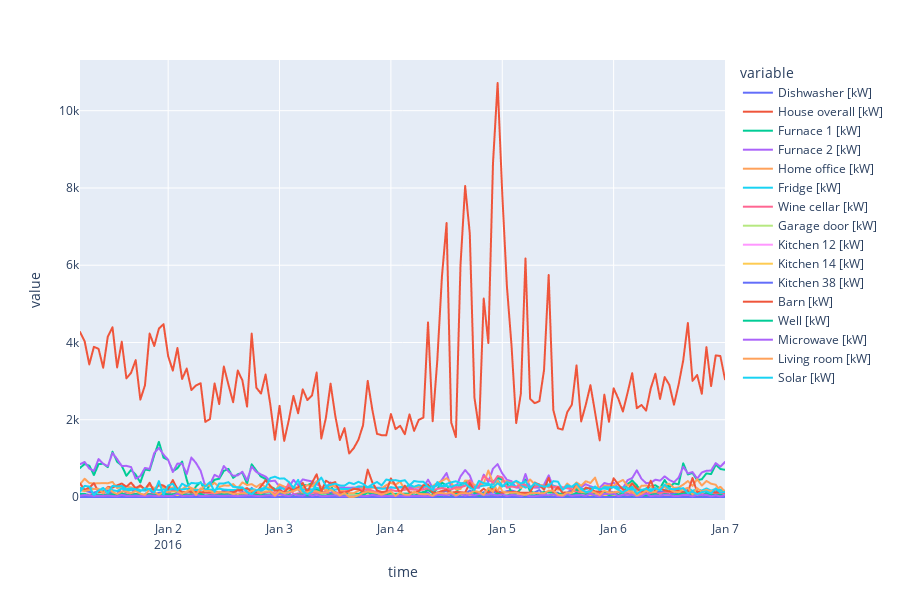

This figure's notebook cell:
### Code cell
fig = px.line(data_frame=energy_per_hour.filter(items=['Dishwasher [kW]','House overall [kW]',
                                                       'Furnace 1 [kW]', 'Furnace 2 [kW]', 'Home office [kW]', 'Fridge [kW]',
                                                       'Wine cellar [kW]', 'Garage door [kW]', 'Kitchen 12 [kW]',
                                                       'Kitchen 14 [kW]', 'Kitchen 38 [kW]', 'Barn [kW]', 'Well [kW]',
                                                       'Microwave [kW]', 'Living room [kW]', 'Solar [kW]']),
              line_dash_sequence=['solid']*16, width=900, height=600)

fig.show()

### Figure 1 — Plotly figure (JSON) as saved in the notebook; plotly's stock layout.template omitted (floating-point values rounded to 4 significant figures; data arrays with more than 128 entries replaced by an {"elided": "..."} marker saying what was removed)
{"data": [{"hovertemplate": "variable=Dishwasher [kW]<br>time=%{x}<br>value=%{y}<extra></extra>", "legendgroup": "Dishwasher [kW]", "line": {"color": "#636efa", "dash": "solid"}, "marker": {"symbol": "circle"}, "mode": "lines", "name": "Dishwasher [kW]", "showlegend": true, "type": "scattergl", "x": {"elided": "140 str values"}, "xaxis": "x", "y": {"elided": "140 float values"}, "yaxis": "y"}, {"hovertemplate": "variable=House overall [kW]<br>time=%{x}<br>value=%{y}<extra></extra>", "legendgroup": "House overall [kW]", "line": {"color": "#EF553B", "dash": "solid"}, "marker": {"symbol": "circle"}, "mode": "lines", "name": "House overall [kW]", "showlegend": true, "type": "scattergl", "x": {"elided": "140 str values"}, "xaxis": "x", "y": {"elided": "140 float values"}, "yaxis": "y"}, {"hovertemplate": "variable=Furnace 1 [kW]<br>time=%{x}<br>value=%{y}<extra></extra>", "legendgroup": "Furnace 1 [kW]", "line": {"color": "#00cc96", "dash": "solid"}, "marker": {"symbol": "circle"}, "mode": "lines", "name": "Furnace 1 [kW]", "showlegend": true, "type": "scattergl", "x": {"elided": "140 str values"}, "xaxis": "x", "y": {"elided": "140 float values"}, "yaxis": "y"}, {"hovertemplate": "variable=Furnace 2 [kW]<br>time=%{x}<br>value=%{y}<extra></extra>", "legendgroup": "Furnace 2 [kW]", "line": {"color": "#ab63fa", "dash": "solid"}, "marker": {"symbol": "circle"}, "mode": "lines", "name": "Furnace 2 [kW]", "showlegend": true, "type": "scattergl", "x": {"elided": "140 str values"}, "xaxis": "x", "y": {"elided": "140 float values"}, "yaxis": "y"}, {"hovertemplate": "variable=Home office [kW]<br>time=%{x}<br>value=%{y}<extra></extra>", "legendgroup": "Home office [kW]", "line": {"color": "#FFA15A", "dash": "solid"}, "marker": {"symbol": "circle"}, "mode": "lines", "name": "Home office [kW]", "showlegend": true, "type": "scattergl", "x": {"elided": "140 str values"}, "xaxis": "x", "y": {"elided": "140 float values"}, "yaxis": "y"}, {"hovertemplate": "variable=Fridge [kW]<br>time=%{x}<br>value=%{y}<extra></extra>", "legendgroup": "Fridge [kW]", "line": {"color": "#19d3f3", "dash": "solid"}, "marker": {"symbol": "circle"}, "mode": "lines", "name": "Fridge [kW]", "showlegend": true, "type": "scattergl", "x": {"elided": "140 str values"}, "xaxis": "x", "y": {"elided": "140 float values"}, "yaxis": "y"}, {"hovertemplate": "variable=Wine cellar [kW]<br>time=%{x}<br>value=%{y}<extra></extra>", "legendgroup": "Wine cellar [kW]", "line": {"color": "#FF6692", "dash": "solid"}, "marker": {"symbol": "circle"}, "mode": "lines", "name": "Wine cellar [kW]", "showlegend": true, "type": "scattergl", "x": {"elided": "140 str values"}, "xaxis": "x", "y": {"elided": "140 float values"}, "yaxis": "y"}, {"hovertemplate": "variable=Garage door [kW]<br>time=%{x}<br>value=%{y}<extra></extra>", "legendgroup": "Garage door [kW]", "line": {"color": "#B6E880", "dash": "solid"}, "marker": {"symbol": "circle"}, "mode": "lines", "name": "Garage door [kW]", "showlegend": true, "type": "scattergl", "x": {"elided": "140 str values"}, "xaxis": "x", "y": {"elided": "140 float values"}, "yaxis": "y"}, {"hovertemplate": "variable=Kitchen 12 [kW]<br>time=%{x}<br>value=%{y}<extra></extra>", "legendgroup": "Kitchen 12 [kW]", "line": {"color": "#FF97FF", "dash": "solid"}, "marker": {"symbol": "circle"}, "mode": "lines", "name": "Kitchen 12 [kW]", "showlegend": true, "type": "scattergl", "x": {"elided": "140 str values"}, "xaxis": "x", "y": {"elided": "140 float values"}, "yaxis": "y"}, {"hovertemplate": "variable=Kitchen 14 [kW]<br>time=%{x}<br>value=%{y}<extra></extra>", "legendgroup": "Kitchen 14 [kW]", "line": {"color": "#FECB52", "dash": "solid"}, "marker": {"symbol": "circle"}, "mode": "lines", "name": "Kitchen 14 [kW]", "showlegend": true, "type": "scattergl", "x": {"elided": "140 str values"}, "xaxis": "x", "y": {"elided": "140 float values"}, "yaxis": "y"}, {"hovertemplate": "variable=Kitchen 38 [kW]<br>time=%{x}<br>value=%{y}<extra></extra>", "legendgroup": "Kitchen 38 [kW]", "line": {"color": "#636efa", "dash": "solid"}, "marker": {"symbol": "circle"}, "mode": "lines", "name": "Kitchen 38 [kW]", "showlegend": true, "type": "scattergl", "x": {"elided": "140 str values"}, "xaxis": "x", "y": {"elided": "140 float values"}, "yaxis": "y"}, {"hovertemplate": "variable=Barn [kW]<br>time=%{x}<br>value=%{y}<extra></extra>", "legendgroup": "Barn [kW]", "line": {"color": "#EF553B", "dash": "solid"}, "marker": {"symbol": "circle"}, "mode": "lines", "name": "Barn [kW]", "showlegend": true, "type": "scattergl", "x": {"elided": "140 str values"}, "xaxis": "x", "y": {"elided": "140 float values"}, "yaxis": "y"}, {"hovertemplate": "variable=Well [kW]<br>time=%{x}<br>value=%{y}<extra></extra>", "legendgroup": "Well [kW]", "line": {"color": "#00cc96", "dash": "solid"}, "marker": {"symbol": "circle"}, "mode": "lines", "name": "Well [kW]", "showlegend": true, "type": "scattergl", "x": {"elided": "140 str values"}, "xaxis": "x", "y": {"elided": "140 float values"}, "yaxis": "y"}, {"hovertemplate": "variable=Microwave [kW]<br>time=%{x}<br>value=%{y}<extra></extra>", "legendgroup": "Microwave [kW]", "line": {"color": "#ab63fa", "dash": "solid"}, "marker": {"symbol": "circle"}, "mode": "lines", "name": "Microwave [kW]", "showlegend": true, "type": "scattergl", "x": {"elided": "140 str values"}, "xaxis": "x", "y": {"elided": "140 float values"}, "yaxis": "y"}, {"hovertemplate": "variable=Living room [kW]<br>time=%{x}<br>value=%{y}<extra></extra>", "legendgroup": "Living room [kW]", "line": {"color": "#FFA15A", "dash": "solid"}, "marker": {"symbol": "circle"}, "mode": "lines", "name": "Living room [kW]", "showlegend": true, "type": "scattergl", "x": {"elided": "140 str values"}, "xaxis": "x", "y": {"elided": "140 float values"}, "yaxis": "y"}, {"hovertemplate": "variable=Solar [kW]<br>time=%{x}<br>value=%{y}<extra></extra>", "legendgroup": "Solar [kW]", "line": {"color": "#19d3f3", "dash": "solid"}, "marker": {"symbol": "circle"}, "mode": "lines", "name": "Solar [kW]", "showlegend": true, "type": "scattergl", "x": {"elided": "140 str values"}, "xaxis": "x", "y": {"elided": "140 float values"}, "yaxis": "y"}], "layout": {"height": 600, "legend": {"title": {"text": "variable"}, "tracegroupgap": 0}, "margin": {"t": 60}, "width": 900, "xaxis": {"anchor": "y", "domain": [0, 1], "title": {"text": "time"}}, "yaxis": {"anchor": "x", "domain": [0, 1], "title": {"text": "value"}}}}
